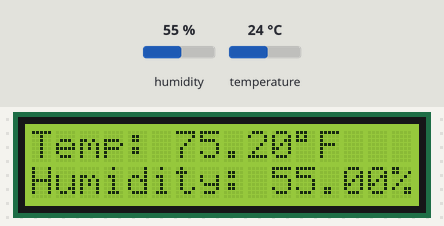
The sketch below on a simulated Arduino Uno, built with avr-gcc and run on an emulated ATmega328P. On the bench: 16×2 character LCD. The inputs (shaded band) are chosen by the test bench; at power-on: humidity 55 %, temperature 24 °C.

Above: at 1.2 s.
1.3 s: humidity set to 22 %
At 3.4 s:
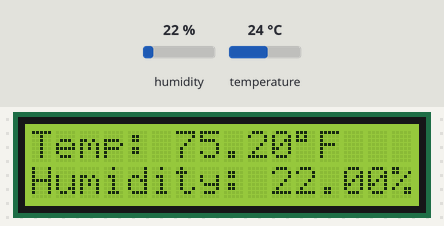
4.0 s: temperature set to 12 °C
At 4.8 s:
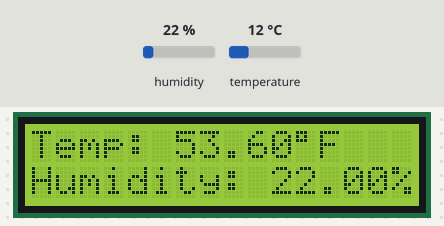
6.7 s: humidity set to 40 %
At 8.9 s:
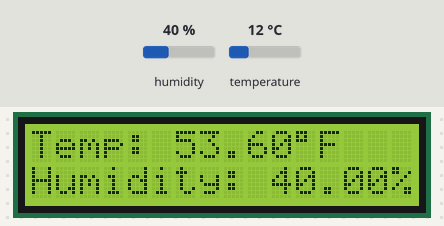
9.7 s: temperature set to 19 °C
At 11.5 s:
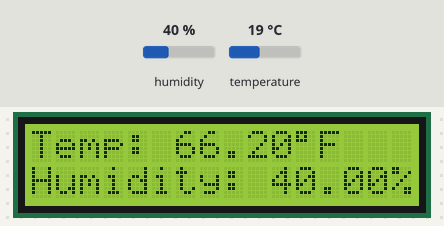
Timing chart, 0 to 13.0 s (numbered marks = the images above; inputs shaded):
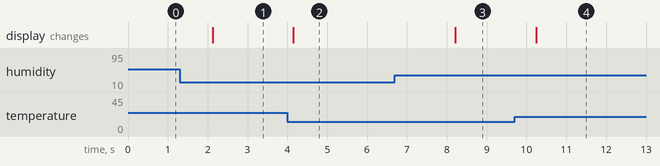

The sketch:

DisplayHumidityAndTempOnLCD.ino
```cpp
#include <dht.h>
#include <LiquidCrystal.h>

LiquidCrystal lcd(12, 11, 5, 4, 3, 2);

dht DHT;

#define DHT11_PIN 7

void setup(){
  lcd.begin(16, 2);
}

void loop()
{
  int chk = DHT.read11(DHT11_PIN);
  lcd.clear();
  lcd.setCursor(0,0);
  lcd.print("Temp: ");
  float converted = (DHT.temperature*1.8) + 32;
  lcd.print(converted);
  lcd.print((char)223);
  lcd.print("F");
  lcd.setCursor(0,1);
  lcd.print("Humidity: ");
  lcd.print(DHT.humidity);
  lcd.print("%");
  delay(2000);
}
```

Measured:
- after the input at 1.3 s, the display: changes after 0.82 s (image 1)
- after the input at 4.0 s, the display: changes after 0.15 s (image 2)
- after the input at 6.7 s, the display: changes after 1.5 s (image 3)
- after the input at 9.7 s, the display: changes after 0.54 s (image 4)
